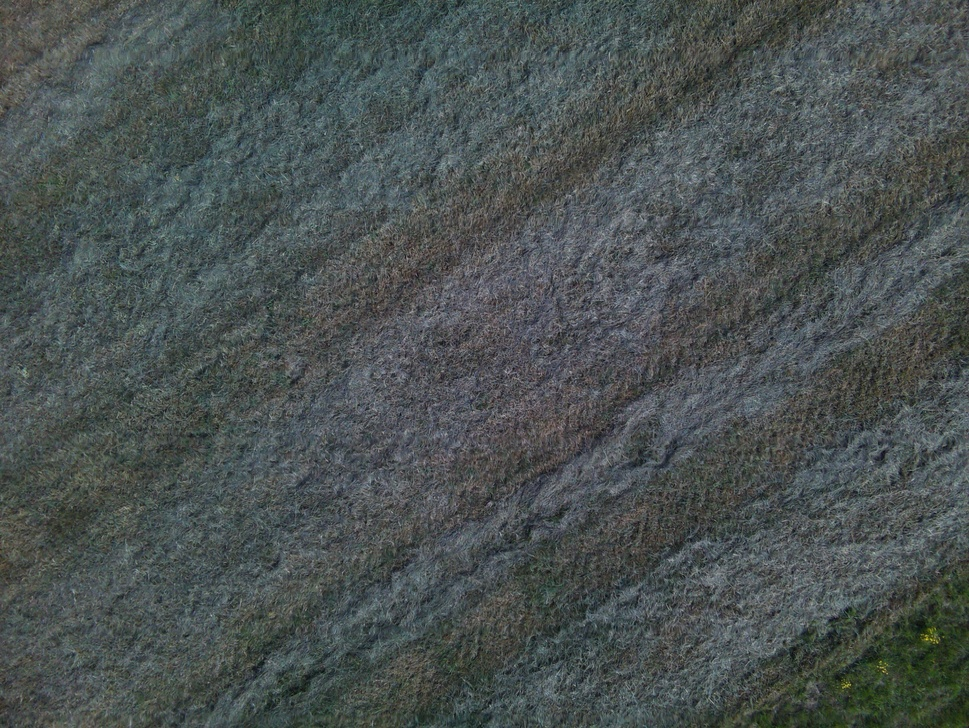
#> input picture capture_10/img_7.jpg, 969 x 728 px, shrunk from 3280 x 2464 before the run, found by its file name
$ python save2.py
#> lines starting #> are read from the running program, lines starting #| are printed output that depends on the picture; after the words box and inside, x2 and y2 are one past the last pixel; in counts of white or black regions, pixels touching at a corner belong together
#!/usr/bin/env python3
import cv2
import numpy as np
import os


class ObjectDetector:

    def __init__(
        self,
        reference_colors,
        threshold=60,
        minimum_area=200,
        output_folder="output"
    ):
#> further down, image is the input picture: shape (728, 969, 3); mean B, G, R 81.6, 82.2, 74.8
        self.reference_colors = reference_colors
        self.threshold = threshold
        self.minimum_area = minimum_area
        self.output_folder = output_folder

        os.makedirs(self.output_folder, exist_ok=True)


    def calculate_color_distance(self, image):
        image_float = image.astype(np.float32)

        minimum_distance = np.full(
            image.shape[:2],
            np.inf,
            dtype=np.float32
        )

        for color in self.reference_colors:
            reference = np.array(color, dtype=np.float32)

            distance = np.linalg.norm(
                image_float - reference,
                axis=2
            )

            minimum_distance = np.minimum(
                minimum_distance,
                distance
            )
#> this loop made 3 passes
#> pass 1, in calculate_color_distance, `distance = np.linalg.norm( image_float - reference, axis=2 )`:
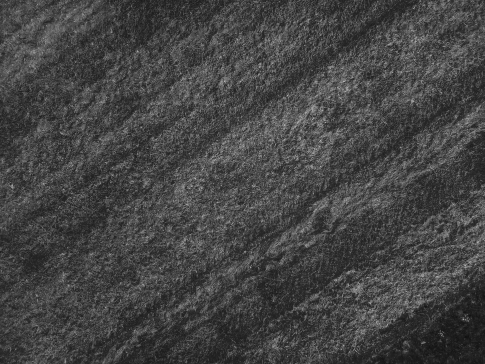
#> distance: shape (728, 969) float32 (shown at 1/2 size); min 14.73, max 232.6, mean 68.6
#> pass 3, in calculate_color_distance, `distance = np.linalg.norm( image_float - reference, axis=2 )`:
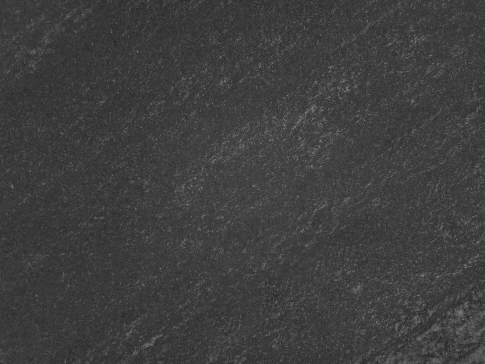
#> distance: shape (728, 969) float32 (shown at 1/2 size); min 33.99, max 186.5, mean 63.1
#> after the loop:
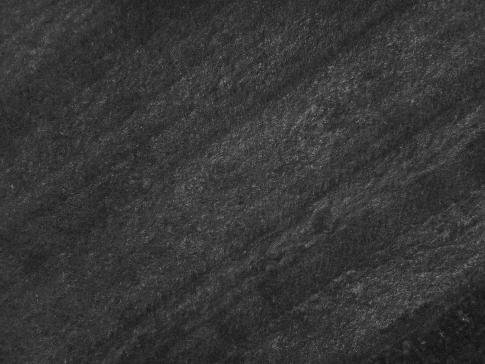
#> minimum_distance: shape (728, 969) float32 (shown at 1/2 size); min 14.73, max 186.5, mean 55

        return minimum_distance


    def threshold_distance(self, distance_image):
        mask = distance_image > self.threshold
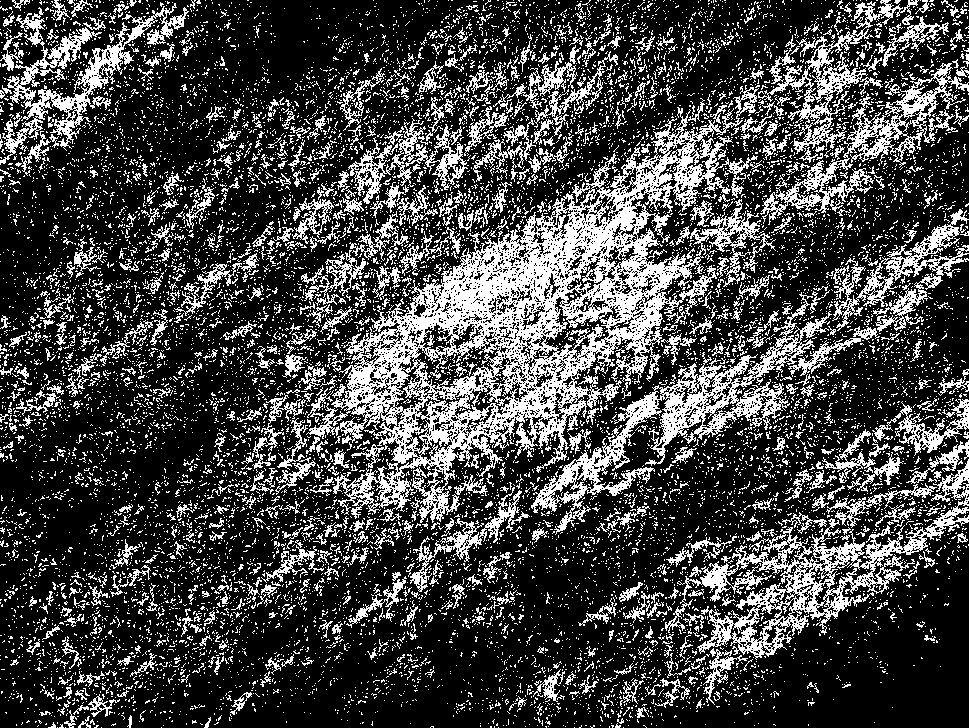
#> mask: shape (728, 969) bool; 26.8% white in thin lines or dots

        return mask.astype(np.uint8) * 255
#> returned value: shape (728, 969); 26.8% white in thin lines or dots


    def find_objects(self, mask):
        contours, _ = cv2.findContours(
            mask,
            cv2.RETR_EXTERNAL,
            cv2.CHAIN_APPROX_SIMPLE
        )
#> contours = 13094 contours, 12726 with area under 20; largest, box (x1, y1, x2, y2) and area: (306, 85, 776, 523) 65509, (665, 459, 969, 660) 12756, (531, 292, 832, 535) 11098, (760, 63, 969, 225) 6292, (7, 3, 189, 151) 5068

        objects = []

        for contour in contours:
            if cv2.contourArea(contour) >= self.minimum_area:
                objects.append(contour)
#> this loop made 13094 passes
#> contour on passes 1 to 3: [[623, 727]], [[574, 727]], [[498, 727]]
#> after the loop, objects = 43 contours; largest, box (x1, y1, x2, y2) and area: (306, 85, 776, 523) 65509, (665, 459, 969, 660) 12756, (531, 292, 832, 535) 11098, (760, 63, 969, 225) 6292, (7, 3, 189, 151) 5068

        return objects


    def process_image(self, image, filename="image"):
        distance_image = self.calculate_color_distance(image)

        thresholded_image = self.threshold_distance(
            distance_image
        )

        objects = self.find_objects(
            thresholded_image
        )

        output = image.copy()

        for contour in objects:
            x, y, width, height = cv2.boundingRect(contour)

            cv2.rectangle(
                output,
                (x, y),
                (x + width, y + height),
                (0, 255, 0),
                2
            )
#> this loop made 43 passes
#> (x, y, width, height) on passes 1 to 8: (533, 669, 32, 33), (703, 648, 45, 57), (346, 576, 61, 52), (261, 545, 63, 38), (666, 536, 71, 31), (410, 487, 120, 105), (826, 483, 111, 45), (665, 459, 304, 201)
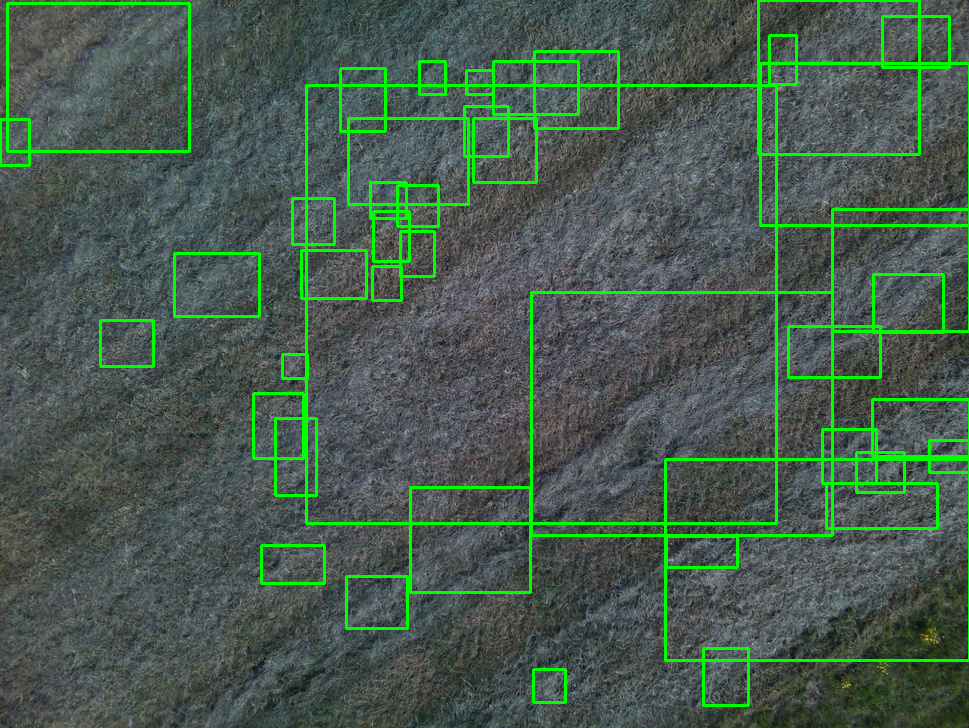
#> output: shape (728, 969, 3); 5.57% of pixels changed, all inside (x1, y1, x2, y2) = (0, 0, 969, 707)

        cv2.imwrite(
            os.path.join(
                self.output_folder,
                f"{filename}_thresholded.jpg"
            ),
            thresholded_image
        )

        cv2.imwrite(
            os.path.join(
                self.output_folder,
                f"{filename}_detected.jpg"
            ),
            output
        )

        return objects, thresholded_image, output

grass_colors = [
    (35, 80, 30),
    (45, 100, 35),
    (60, 125, 50)
]

detector = ObjectDetector(
    reference_colors=grass_colors,
    threshold=60,
    minimum_area=200
)

image_path = "/home/pi/images/capture_4/img_7.jpg"

image = cv2.imread(image_path)

if image is None:
    raise FileNotFoundError(image_path)

detector.process_image(
    image,
    "img_7"
)

$ run again, with capture_10/img_0.jpg copied over capture_10/img_7.jpg
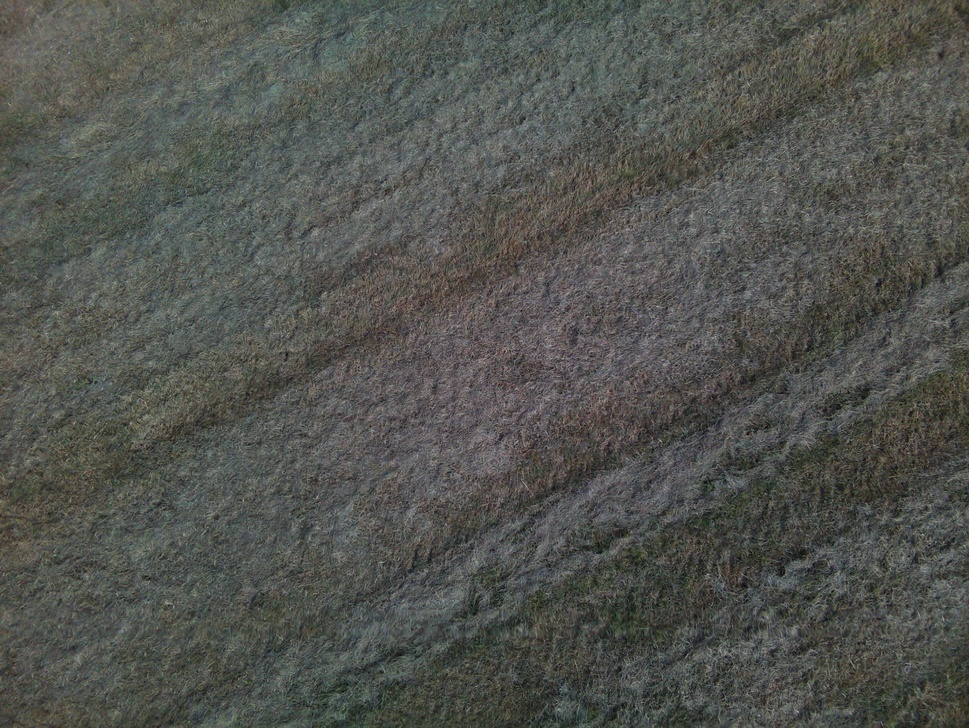
#> input picture capture_10/img_0.jpg, 969 x 728 px, shrunk from 3280 x 2464 before the run, found by its file name
#> image is the input picture: shape (728, 969, 3); mean B, G, R 79.2, 83.9, 82.1
#> in threshold_distance, `mask = distance_image > self.threshold`:
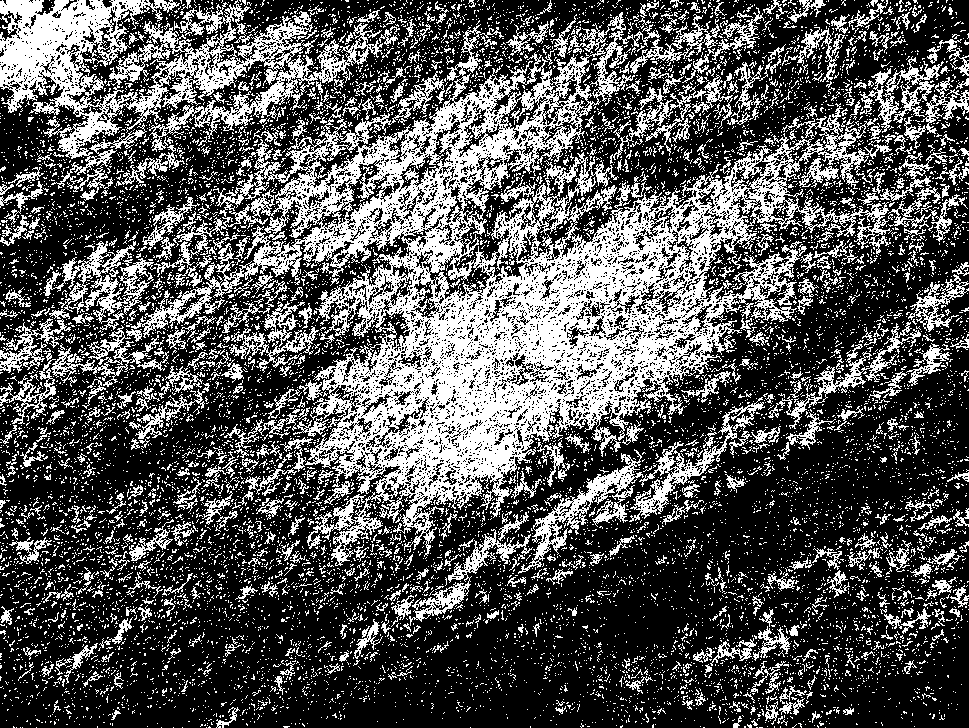
#> mask: shape (728, 969) bool; 33.4% white; 12015 white regions (11330 under 20 px), largest, box (x1, y1, x2, y2) and area: (131, 12, 892, 566) 106338, (0, 0, 383, 201) 23263, (43, 241, 156, 330) 3058
#> contours = 11681 contours, 11343 with area under 20; largest, box (x1, y1, x2, y2) and area: (131, 12, 892, 566) 138906, (0, 0, 383, 201) 26720, (518, 449, 644, 574) 2918, (43, 241, 156, 330) 2843, (629, 397, 765, 522) 2035
#> the loop in find_objects, `for contour in contours:` made 11681 passes
#> contour on passes 1 to 3: [[825, 727]], [[759, 727], [762, 727]], [[756, 727], [757, 727]]
#> after the loop in find_objects, `for contour in contours:`: objects = 46 contours; largest, box (x1, y1, x2, y2) and area: (131, 12, 892, 566) 138906, (0, 0, 383, 201) 26720, (518, 449, 644, 574) 2918, (43, 241, 156, 330) 2843, (629, 397, 765, 522) 2035
#> the loop in process_image, `for contour in objects:` made 46 passes
#> (x, y, width, height) on passes 1 to 8: (710, 638, 47, 28), (753, 626, 38, 35), (354, 619, 29, 40), (886, 540, 26, 32), (9, 537, 43, 27), (409, 529, 124, 97), (129, 519, 45, 42), (905, 500, 28, 22)
#> after the loop in process_image, `for contour in objects:`:
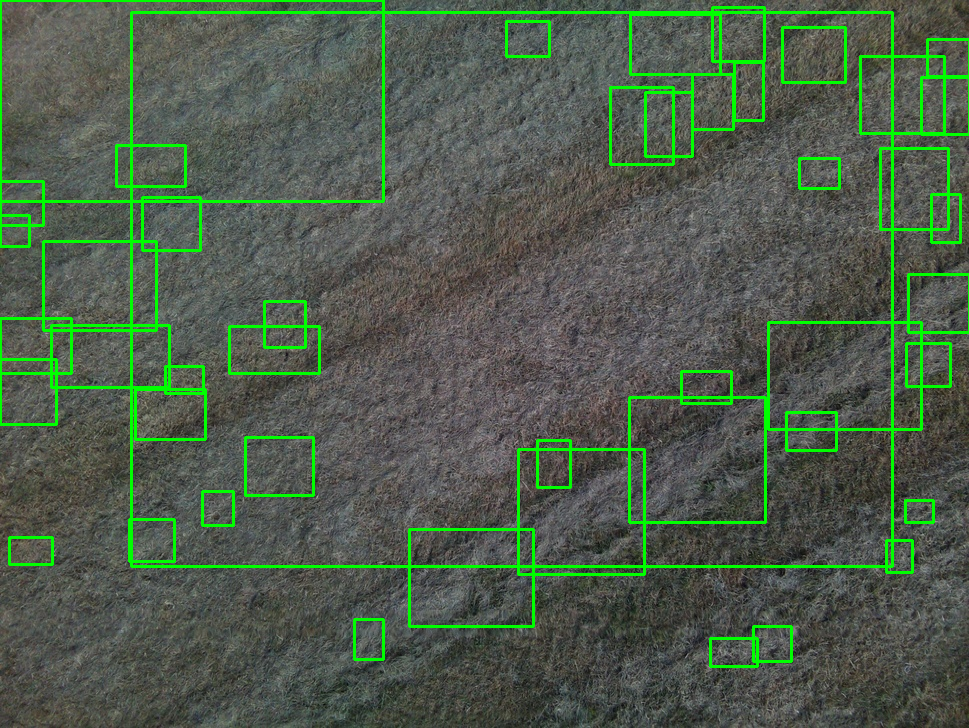
#> output: shape (728, 969, 3); 5.53% of pixels changed, all inside (x1, y1, x2, y2) = (0, 0, 969, 668)

$ run again, with capture_10/img_1.jpg copied over capture_10/img_7.jpg
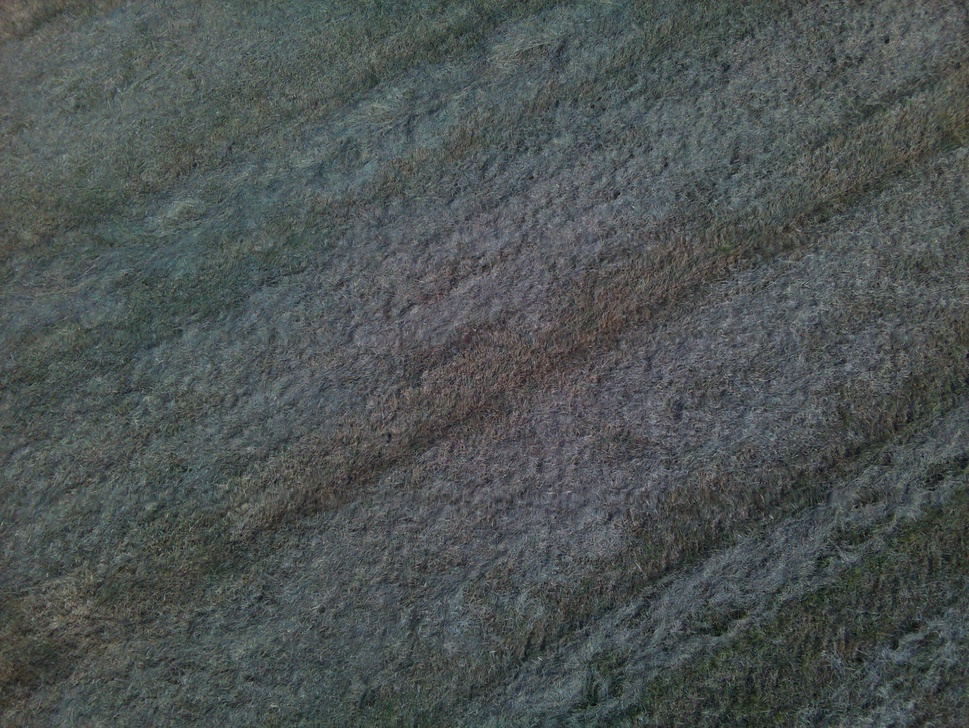
#> input picture capture_10/img_1.jpg, 969 x 728 px, shrunk from 3280 x 2464 before the run, found by its file name
#> image is the input picture: shape (728, 969, 3); mean B, G, R 82.7, 83.3, 76.9
#> in threshold_distance, `mask = distance_image > self.threshold`:
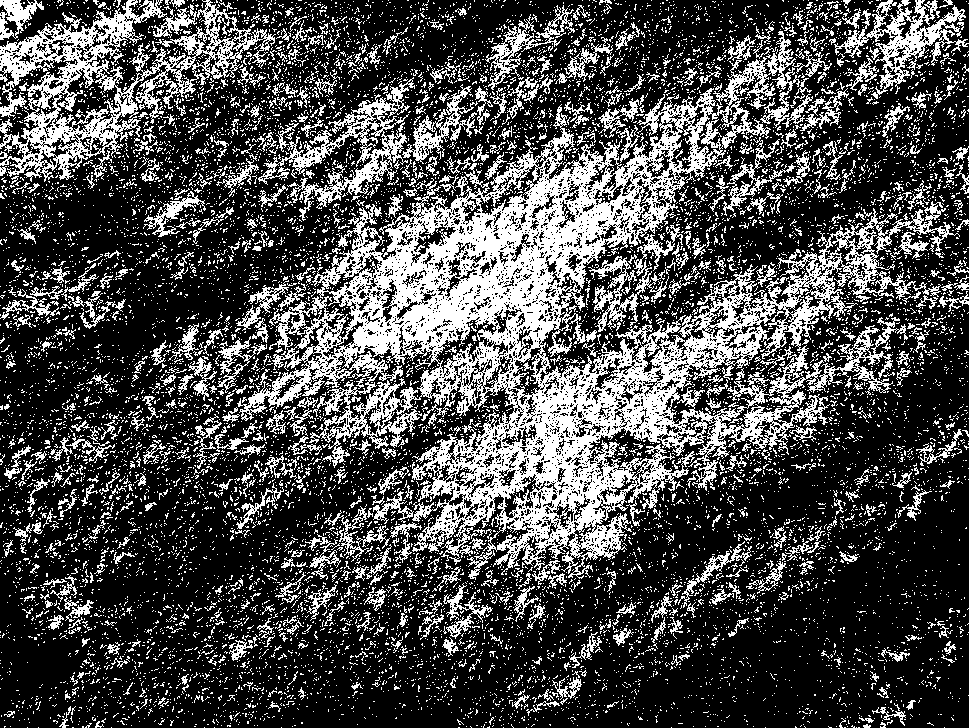
#> mask: shape (728, 969) bool; 29.4% white in thin lines or dots
#> contours = 11892 contours, 11569 with area under 20; largest, box (x1, y1, x2, y2) and area: (237, 31, 960, 580) 129191, (0, 0, 276, 182) 18894, (258, 77, 415, 209) 4778, (834, 0, 969, 99) 3656, (588, 234, 675, 332) 1720
#> the loop in find_objects, `for contour in contours:` made 11892 passes
#> contour on passes 1 to 3: [[944, 727]], [[858, 727], [859, 727]], [[856, 727]]
#> after the loop in find_objects, `for contour in contours:`: objects = 36 contours; largest, box (x1, y1, x2, y2) and area: (237, 31, 960, 580) 129191, (0, 0, 276, 182) 18894, (258, 77, 415, 209) 4778, (834, 0, 969, 99) 3656, (588, 234, 675, 332) 1720
#> the loop in process_image, `for contour in objects:` made 36 passes
#> (x, y, width, height) on passes 1 to 8: (307, 584, 30, 37), (443, 583, 50, 56), (746, 561, 41, 33), (678, 541, 74, 67), (305, 534, 36, 46), (390, 522, 32, 41), (324, 506, 66, 56), (373, 491, 41, 33)
#> after the loop in process_image, `for contour in objects:`:
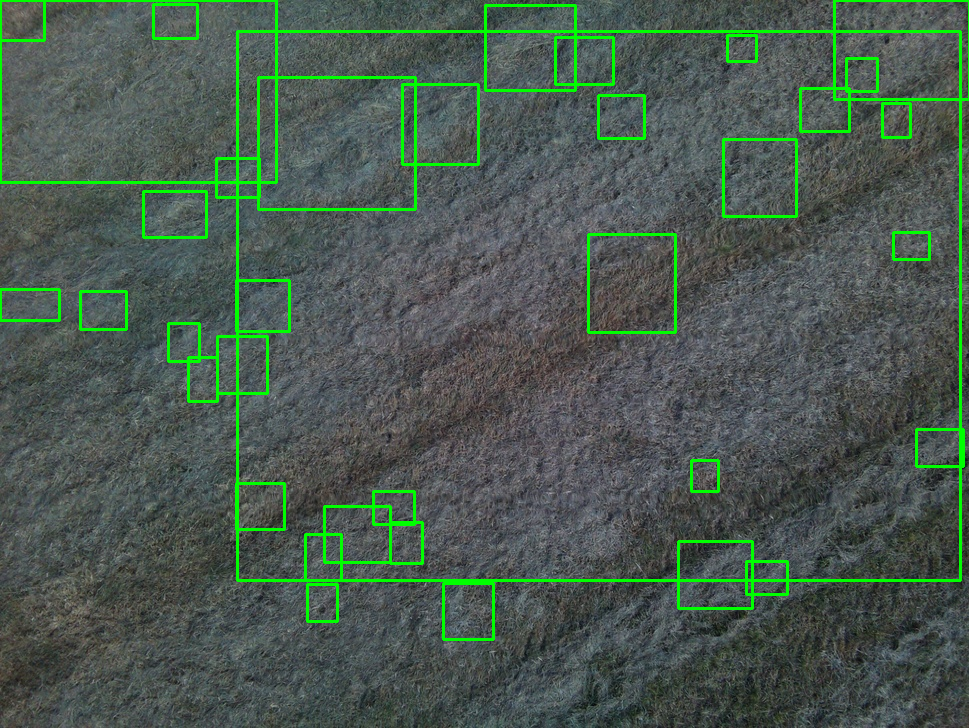
#> output: shape (728, 969, 3); 4.19% of pixels changed, all inside (x1, y1, x2, y2) = (0, 0, 969, 641)
